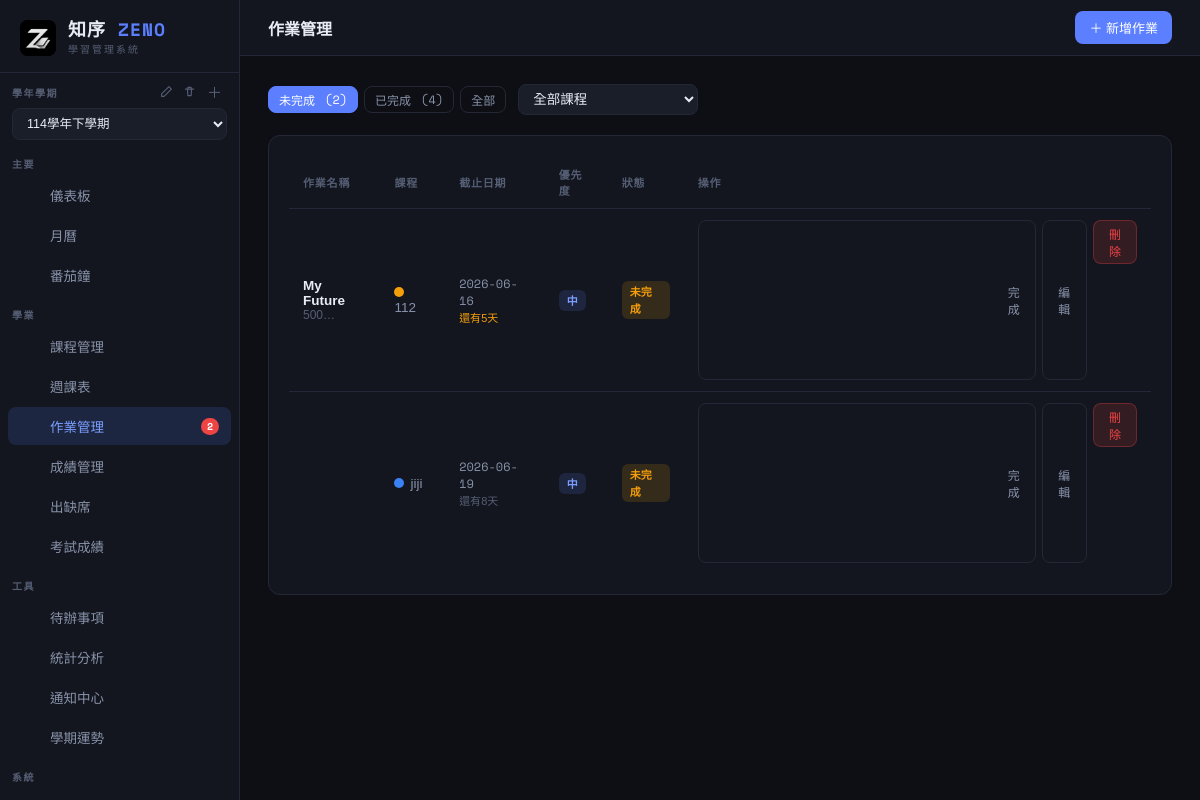
Page /assignments.php (signed in) on the committed database.
### tables this page shows
CREATE TABLE assignments (
    id INTEGER PRIMARY KEY AUTOINCREMENT,
    course_id INTEGER,
    title TEXT NOT NULL,
    description TEXT,
    due_date DATE,
    status TEXT DEFAULT 'pending', -- pending, done
    priority TEXT DEFAULT 'normal', -- low, normal, high
    created_at DATETIME DEFAULT CURRENT_TIMESTAMP, end_date DATE,
    FOREIGN KEY (course_id) REFERENCES courses(id) ON DELETE SET NULL
);

CREATE TABLE courses (
    id INTEGER PRIMARY KEY AUTOINCREMENT,
    name TEXT NOT NULL,
    code TEXT,
    teacher TEXT,
    location TEXT,
    color TEXT DEFAULT '#6366f1',
    credits INTEGER DEFAULT 3,
    created_at DATETIME DEFAULT CURRENT_TIMESTAMP
, semester_id INTEGER DEFAULT 1);

### assignments.php (the view, shortened to what this page needs)
<?php
require_once 'includes/functions.php';
require_once 'includes/db.php';
$page_title = '作業管理';
$filter_course = (int)($_GET['course_id'] ?? 0);
$filter_status = $_GET['status'] ?? 'pending';
$where = [];
$params = [];
if ($filter_status !== 'all') { $where[] = 'a.status=?'; $params[] = $filter_status; }
$whereStr = $where ? 'WHERE '.implode(' AND ',$where) : '';
$stmt = $pdo->prepare("
    SELECT a.*, c.name as course_name, c.color
    FROM assignments a LEFT JOIN courses c ON a.course_id=c.id
    $whereStr ORDER BY a.due_date ASC, a.priority DESC
");
$stmt->execute($params);
$assignments = $stmt->fetchAll();
$counts = $pdo->query("
    SELECT status, COUNT(*) as n FROM assignments GROUP BY status
")->fetchAll(PDO::FETCH_KEY_PAIR);
ob_start(); ?>
<button class="btn btn-primary" onclick="openModal('addModal')">＋ 新增作業</button>
<?php $topbar_actions = ob_get_clean();
require_once 'includes/header.php'; ?>
<div style="display:flex;gap:12px;margin-bottom:20px;flex-wrap:wrap;align-items:center">
    <div style="display:flex;gap:6px">
        <?php foreach(['pending'=>'未完成','done'=>'已完成','all'=>'全部'] as $s=>$l): ?>
        <a href="?status=<?=$s?>&course_id=<?=$filter_course?>" class="btn btn-ghost btn-sm <?= $filter_status===$s?'active':'' ?>"
           style="<?= $filter_status===$s?'background:var(--accent);color:white;border-color:var(--accent)':'' ?>">
            <?= $l ?>
            <?php if(isset($counts[$s])): ?><span style="font-family:'Space Mono',monospace;margin-left:4px">(<?= $counts[$s] ?>)</span><?php endif; ?>
        </a>
        <?php endforeach; ?>
    </div>
    <select class="form-input" style="width:180px;padding:6px 10px" onchange="location.href='?status=<?=$filter_status?>&course_id='+this.value">
        <option value="0">全部課程</option>
    </select>
</div>
<div class="card">
    <?php if (empty($assignments)): ?>
    <div class="empty-state"><div class="icon"><?=svg_icon('check')?></div><p>沒有<?= $filter_status==='pending'?'待完成的':'已完成的' ?>作業</p></div>
    <?php else: ?>
    <div class="table-wrap"><table>
        <tr><th>作業名稱</th><th>課程</th><th>截止日期</th><th>優先度</th><th>狀態</th><th>操作</th></tr>
        <?php foreach($assignments as $a):
            $overdue = $a['status']==='pending' && $a['due_date'] && $a['due_date'] < date('Y-m-d');
            $days_left = $a['due_date'] ? ceil((strtotime($a['due_date'])-time())/86400) : null;
        ?>
        <tr style="<?= $overdue?'opacity:.8':'' ?>">
            <td>
                <div style="font-weight:600;color:var(--text);<?= $a['status']==='done'?'text-decoration:line-through;opacity:.6':'' ?>"><?= h($a['title']) ?></div>
                <?php if($a['description']): ?><div style="font-size:12px;color:var(--text3)"><?= h(mb_substr($a['description'],0,50)) ?>…</div><?php endif; ?>
            </td>
            <td><?php if($a['course_name']): ?><?= course_color_dot($a['color']) ?><?= h($a['course_name']) ?><?php else: ?><span style="color:var(--text3)">—</span><?php endif; ?></td>
            <td>
                <?php if($a['due_date']): ?>
                <span style="font-family:'Space Mono',monospace;font-size:12px"><?= $a['due_date'] ?></span>
                <?php if($days_left !== null && $a['status']==='pending'): ?>
                <br><span style="font-size:11px;color:<?= $days_left<=2?'var(--red)':($days_left<=5?'var(--yellow)':'var(--text3)') ?>">
                    <?= $days_left < 0 ? abs($days_left).'天前' : ($days_left===0?'今天':'還有'.$days_left.'天') ?>
                </span>
                <?php endif; ?>
                <?php else: ?>—<?php endif; ?>
            </td>
            <td><?= badge_priority($a['priority']) ?></td>
            <td><?= badge_status($a['status']) ?></td>
            <td>
                <div style="display:flex;gap:6px">
                    <form method="post" style="display:inline">
                        <button class="btn btn-ghost btn-sm"><?= $a['status']==='done'?'← 未完成':'<svg width=\"12\" height=\"12\" viewBox=\"0 0 12 12\" fill=\"none\"><path d=\"M2 6L5 9L10 3\" stroke=\"currentColor\" stroke-width=\"1.5\" stroke-linecap=\"round\" stroke-linejoin=\"round\"/></svg> 完成' ?></button>
                    </form>
                    <button class="btn btn-ghost btn-sm" onclick='editAssign(<?= htmlspecialchars(json_encode($a)) ?>)'>編輯</button>
                    <form method="post" style="display:inline" onsubmit="return confirm('確定刪除？')">
                        <button class="btn btn-danger btn-sm">刪除</button>
                    </form>
                </div>
            </td>
        </tr>
        <?php endforeach; ?>
    </table></div>
    <?php endif; ?>
</div>
<?php require_once 'includes/footer.php'; ?>

### includes/header.php (shortened to what this page needs)
<!DOCTYPE html>
<html lang="zh-TW">
<head>
</head>
<body>
<nav id="sidebar">
    <div class="sidebar-logo">
        <img class="logo-img" src="data/zeno-logo.png" alt="ZENO">
        <div class="logo-text-wrap">
            <div class="logo-icon">知序 <span>ZENO</span></div>
            <div class="logo-sub">學習管理系統</div>
        </div>
    </div>
    <?php
    global $pdo;
    $active_sem_id = active_semester_id($pdo);
    $all_sems = $pdo->query("SELECT * FROM semesters ORDER BY id DESC")->fetchAll();
    $active_sem = null;
    foreach ($all_sems as $s) { if ($s['id'] == $active_sem_id) { $active_sem = $s; break; } }
    ?>
    <div style="padding:10px 12px 4px;">
        <div style="display:flex;align-items:center;justify-content:space-between;margin-bottom:6px">
            <div style="font-size:10px;font-weight:700;letter-spacing:1.5px;color:var(--text3);text-transform:uppercase">學年學期</div>
            <div style="display:flex;gap:2px;align-items:center">
                <?php if($active_sem): ?>
                <button onclick="openEditSemesterModal(<?=$active_sem['id']?>, '<?=addslashes(h($active_sem['label']??$active_sem['name']))?>', '<?=addslashes(h($active_sem['name']))?>')" title="編輯學期"
                    style="background:transparent;border:none;color:var(--text3);cursor:pointer;padding:2px 4px;border-radius:4px;font-size:12px;line-height:1;transition:.15s"
                    onmouseover="this.style.color='var(--accent)'" onmouseout="this.style.color='var(--text3)'"><svg width="13" height="13" viewBox="0 0 16 16" fill="none"><path d="M11 2L14 5L5 14H2V11L11 2Z" stroke="currentColor" stroke-width="1.4" stroke-linejoin="round"/></svg></button>
                <button onclick="confirmDeleteSemester(<?=$active_sem['id']?>, '<?=addslashes(h($active_sem['label']??$active_sem['name']))?>')" title="刪除學期"
                    style="background:transparent;border:none;color:var(--text3);cursor:pointer;padding:2px 4px;border-radius:4px;font-size:12px;line-height:1;transition:.15s"
                    onmouseover="this.style.color='var(--red,#f87171)'" onmouseout="this.style.color='var(--text3)'"><svg width="13" height="13" viewBox="0 0 16 16" fill="none"><path d="M3 5H13M6 5V3H10V5M5.5 5L6 13H10L10.5 5" stroke="currentColor" stroke-width="1.4" stroke-linecap="round" stroke-linejoin="round"/></svg></button>
                <?php endif; ?>
                <button onclick="openNewSemesterModal()" title="新增學期"
                    style="background:transparent;border:none;color:var(--text3);cursor:pointer;padding:2px 5px;border-radius:4px;font-size:15px;line-height:1;transition:.15s"
                    onmouseover="this.style.color='var(--accent)'" onmouseout="this.style.color='var(--text3)'">＋</button>
            </div>
        </div>
        <select onchange="switchSemester(this.value)"
            style="width:100%;background:var(--bg3);border:1px solid var(--border);border-radius:8px;padding:7px 10px;color:var(--text);font-family:'Noto Sans TC',sans-serif;font-size:12.5px;cursor:pointer;outline:none;appearance:auto">
            <?php foreach($all_sems as $s): ?>
            <option value="<?=$s['id']?>" <?=$s['id']==$active_sem_id?'selected':''?>>
                <?=h($s['label']??$s['name'])?>
            </option>
            <?php endforeach; ?>
        </select>
    </div>
    <div class="nav-section">主要</div>
    <?php nav_item('home', '儀表板', 'index.php', $current_page ?? ''); ?>
    <div class="nav-section">學業</div>
    <?php nav_item('assignments', '作業管理', 'assignments.php', $current_page ?? '', $pending_assignments ?? null); ?>
    <div class="nav-section">工具</div>
    <div class="nav-section">系統</div>
</nav>
<div id="main">
    <div id="topbar">
        <span class="topbar-title"><?= $page_title ?? '課程管理系統' ?></span>
        <div class="topbar-actions">
            <?php if (!empty($topbar_actions)) echo $topbar_actions; ?>
        </div>
    </div>
    <div id="content">

### includes/functions.php (shortened to what this page needs)
<?php
function active_semester_id(PDO $pdo): int {
    $pdo->exec("CREATE TABLE IF NOT EXISTS semesters (
        id INTEGER PRIMARY KEY AUTOINCREMENT,
        name TEXT NOT NULL,
        label TEXT,
        start_date DATE,
        end_date DATE,
        is_current INTEGER DEFAULT 0,
        created_at DATETIME DEFAULT CURRENT_TIMESTAMP
    )");
    $cols = $pdo->query("PRAGMA table_info(courses)")->fetchAll(PDO::FETCH_COLUMN, 1);
    $count = $pdo->query("SELECT COUNT(*) FROM semesters")->fetchColumn();
    $sid = $pdo->query("SELECT id FROM semesters WHERE is_current = 1 ORDER BY id DESC LIMIT 1")->fetchColumn();
    return (int)$sid;
}
function svg_icon($key, $size = 16) {
    $s = $size;
    $svg = $icons[$key] ?? $icons['notes'];
    return "<span class='nav-svg-icon' style='display:inline-flex;align-items:center;justify-content:center;width:{$s}px;height:{$s}px;flex-shrink:0'>{$svg}</span>";
}
function nav_item($icon, $label, $page, $current, $badge = null) {
    $active = ($current === $page) ? ' active' : '';
    $b = $badge ? "<span class='nav-badge'>{$badge}</span>" : '';
    $icon_html = svg_icon($icon);
    echo "<a href='{$page}' class='nav-item{$active}'><span class='icon'>{$icon_html}</span>{$label}{$b}</a>";
}
function h($s) { return htmlspecialchars($s ?? '', ENT_QUOTES); }
function badge_status($status) {
    $map = [
        'present'  => ['badge-green', '出席'],
        'late'     => ['badge-green', '出席'],
        'absent'   => ['badge-red', '缺席'],
        'excused'        => ['badge-blue',   '請假'],
        'official_leave' => ['badge-purple', '公假'],
        'bereavement'    => ['badge-gray',   '喪假'],
        'pending'  => ['badge-yellow', '未完成'],
        'done'     => ['badge-green', '完成'],
    ];
    $v = $map[$status] ?? ['badge-gray', $status];
    return "<span class='badge {$v[0]}'>{$v[1]}</span>";
}
function badge_priority($priority) {
    $map = [
        'high'   => ['badge-red', '高'],
        'normal' => ['badge-blue', '中'],
        'low'    => ['badge-gray', '低'],
    ];
    $v = $map[$priority] ?? ['badge-gray', $priority];
    return "<span class='badge {$v[0]}'>{$v[1]}</span>";
}
function course_color_dot($color) {
    return "<span class='course-dot' style='background:{$color}'></span>";
}

### includes/footer.php (shortened to what this page needs)
    </div>
</div>
</body>
</html>

### includes/header.php (style rules this page uses)
:root { --bg: #0d0f14; --bg2: #13161e; --bg3: #1a1e28; --border: #242836; --text: #e8ecf4; --text2: #8892aa; --text3: #555e74; --accent: #5b7fff; --accent2: #7c9fff; --green: #22c55e; --red: #ef4444; --yellow: #f59e0b; --purple: #a78bfa; --cyan: #06b6d4; --card-radius: 12px; --sidebar-w: 240px; }
* { margin:0; padding:0; box-sizing:border-box; }
body { font-family: 'Noto Sans TC', sans-serif; background: var(--bg); color: var(--text); display: flex; min-height: 100vh; font-size: 14px; }
#sidebar { width: var(--sidebar-w); background: var(--bg2); border-right: 1px solid var(--border); display: flex; flex-direction: column; position: fixed; top: 0; left: 0; bottom: 0; z-index: 100; overflow-y: auto; }
.sidebar-logo { padding: 20px 20px 16px; border-bottom: 1px solid var(--border); display: flex; align-items: center; gap: 12px; }
.sidebar-logo .logo-img { width: 36px; height: 36px; border-radius: 8px; object-fit: cover; flex-shrink: 0; background: #000; }
.sidebar-logo .logo-text-wrap { display: flex; flex-direction: column; min-width: 0; }
.sidebar-logo .logo-icon { font-family: 'Space Mono', monospace; font-size: 18px; font-weight: 700; color: var(--text); letter-spacing: 1px; line-height: 1; }
.sidebar-logo .logo-icon span { color: var(--accent); }
.sidebar-logo .logo-sub { font-size: 10px; color: var(--text3); margin-top: 3px; letter-spacing: 2px; text-transform: uppercase; }
.nav-section { padding: 12px 12px 4px; font-size: 10px; font-weight: 700; letter-spacing: 1.5px; color: var(--text3); text-transform: uppercase; }
.nav-item { display: flex; align-items: center; gap: 10px; padding: 9px 12px; margin: 1px 8px; border-radius: 8px; color: var(--text2); text-decoration: none; font-size: 13.5px; transition: all .15s; cursor: pointer; }
.nav-item.active { background: rgba(91,127,255,.15); color: var(--accent2); }
.nav-item .icon { font-size: 16px; width: 20px; text-align: center; }
.nav-badge { margin-left: auto; background: var(--red); color: white; font-size: 10px; font-family: 'Space Mono', monospace; padding: 1px 6px; border-radius: 10px; font-weight: 700; }
#main { margin-left: var(--sidebar-w); flex: 1; display: flex; flex-direction: column; min-height: 100vh; }
#topbar { height: 56px; background: var(--bg2); border-bottom: 1px solid var(--border); display: flex; align-items: center; padding: 0 28px; gap: 12px; position: sticky; top: 0; z-index: 50; }
.topbar-title { font-size: 16px; font-weight: 700; color: var(--text); }
.topbar-actions { margin-left: auto; display: flex; gap: 8px; }
.btn { display: inline-flex; align-items: center; gap: 6px; padding: 7px 14px; border-radius: 8px; font-size: 13px; font-family: 'Noto Sans TC', sans-serif; font-weight: 500; cursor: pointer; border: none; text-decoration: none; transition: all .15s; }
.btn-primary { background: var(--accent); color: white; }
.btn-ghost { background: transparent; color: var(--text2); border: 1px solid var(--border); }
.btn-danger { background: rgba(239,68,68,.15); color: var(--red); border: 1px solid rgba(239,68,68,.3); }
.btn-sm { padding: 4px 10px; font-size: 12px; }
#content { padding: 28px; flex: 1; }
.card { background: var(--bg2); border: 1px solid var(--border); border-radius: var(--card-radius); padding: 20px; }
.table-wrap { overflow-x: auto; }
table { width: 100%; border-collapse: collapse; }
th { text-align: left; padding: 10px 14px; font-size: 11px; font-weight: 600; color: var(--text3); text-transform: uppercase; letter-spacing: .8px; border-bottom: 1px solid var(--border); }
td { padding: 11px 14px; border-bottom: 1px solid var(--border); color: var(--text2); font-size: 13.5px; }
tr:last-child td { border-bottom: none; }
.badge { display: inline-flex; align-items: center; padding: 2px 8px; border-radius: 6px; font-size: 11px; font-weight: 600; font-family: 'Space Mono', monospace; }
.badge-yellow { background: rgba(245,158,11,.15); color: var(--yellow); }
.badge-blue { background: rgba(91,127,255,.15); color: var(--accent2); }
.form-input { width: 100%; background: var(--bg3); border: 1px solid var(--border); border-radius: 8px; padding: 9px 12px; color: var(--text); font-family: 'Noto Sans TC', sans-serif; font-size: 13.5px; outline: none; transition: border-color .15s; }
.form-input option { background: var(--bg3); }
.course-dot { display: inline-block; width: 10px; height: 10px; border-radius: 50%; margin-right: 6px; flex-shrink: 0; }

### rows in the picture
assignments: title "My Future", description "500", course.name "112", due_date "2026-06-16", due_date "5", priority "中", status "未完成"
assignments: course.name "jiji", due_date "2026-06-19", due_date "8", priority "中", status "未完成"

### other values in the picture
$label "儀表板 月曆 番茄鐘 課程管理 週課表 作業管理 成績管理 出缺席 考試成績 待辦事項 統計分析 通知中心 學期運勢"
$badge "2"
$page_title "作業管理"
$l "未完成"
$counts[$s] "2"
$l "已完成"
$counts[$s] "4"
$l "全部"
form field value "114學年下學期"
